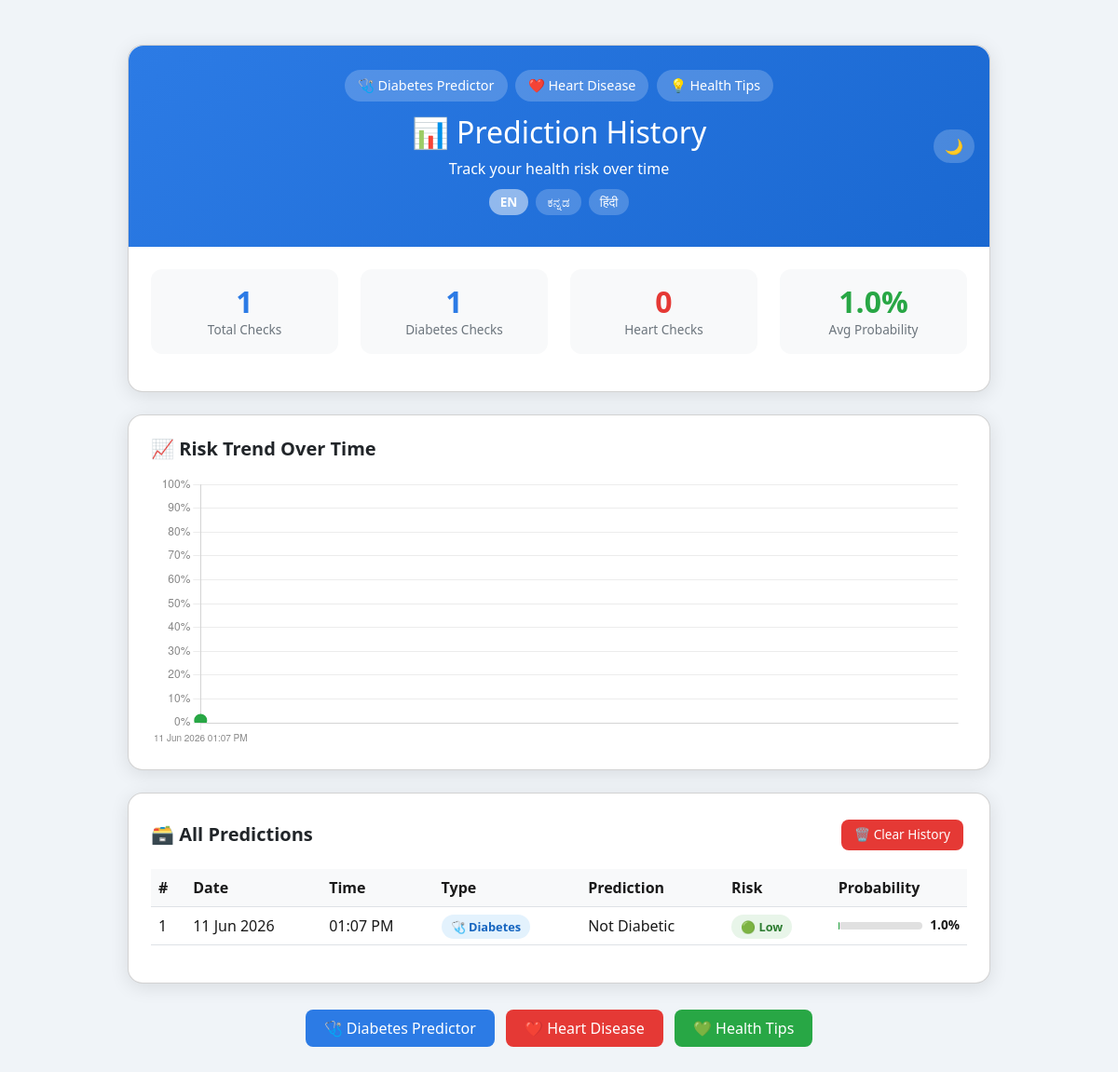
Before: /history with the older database file.
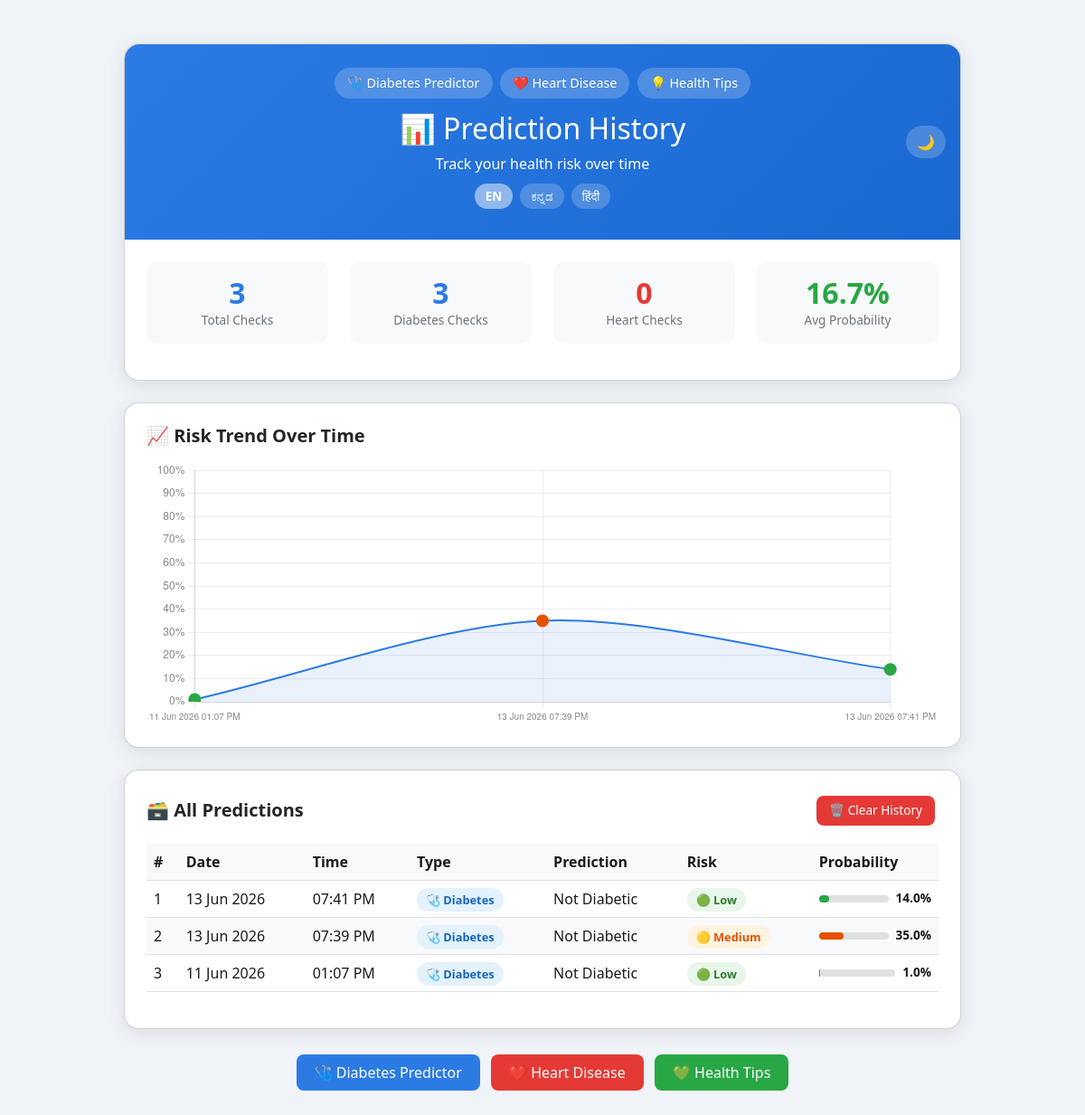
After: the same page with the newer database file.
### tables this page shows
CREATE TABLE predictions (
            id          INTEGER PRIMARY KEY AUTOINCREMENT,
            date        TEXT NOT NULL,
            time        TEXT NOT NULL,
            type        TEXT NOT NULL,
            risk        TEXT NOT NULL,
            probability REAL NOT NULL,
            prediction  TEXT NOT NULL,
            color       TEXT NOT NULL
        );

### app.py (the view)
@app.route('/history')
def history():
    predictions = get_all_predictions()
    stats       = get_stats()
    return render_template('history.html',
        predictions=predictions,
        stats=stats
    )

### templates/history.html (shortened to what this page needs)
<!DOCTYPE html>
<html lang="en">
<head>
    <link href="https://cdn.jsdelivr.net/npm/bootstrap@5.3.0/dist/css/bootstrap.min.css" rel="stylesheet">
</head>
<body>
<div class="container mt-5 mb-5">
    <div class="row justify-content-center">
        <div class="col-md-10">
            <div class="card">
                <div class="header">
                    <a href="/"      class="nav-link-btn">
                        🩺 <span data-i18n="nav_diabetes">Diabetes</span>
                    </a>
                    <a href="/heart" class="nav-link-btn">
                        ❤️ <span data-i18n="nav_heart">Heart</span>
                    </a>
                    <a href="/tips"  class="nav-link-btn">
                        💡 <span data-i18n="nav_tips">Tips</span>
                    </a>
                    <h2 style="margin-top:12px;">
                        📊 <span data-i18n="history_title">Prediction History</span>
                    </h2>
                    <p class="mb-2"
                       data-i18n="history_subtitle">
                    </p>
                    <div style="margin-bottom:8px;">
                        <button class="lang-btn" data-lang="en"
                                onclick="applyLanguage('en')"
                                style="background:rgba(255,255,255,0.2);
                                       border:none; color:white; padding:4px 12px;
                                       border-radius:20px; cursor:pointer;
                                       font-size:0.85rem; margin:2px;">
                            EN
                        </button>
                        <button class="lang-btn" data-lang="kn"
                                onclick="applyLanguage('kn')"
                                style="background:rgba(255,255,255,0.2);
                                       border:none; color:white; padding:4px 12px;
                                       border-radius:20px; cursor:pointer;
                                       font-size:0.85rem; margin:2px;">
                            ಕನ್ನಡ
                        </button>
                        <button class="lang-btn" data-lang="hi"
                                onclick="applyLanguage('hi')"
                                style="background:rgba(255,255,255,0.2);
                                       border:none; color:white; padding:4px 12px;
                                       border-radius:20px; cursor:pointer;
                                       font-size:0.85rem; margin:2px;">
                            हिंदी
                        </button>
                    </div>
                    <button class="dark-toggle" onclick="toggleDark()"
                            id="darkBtn">🌙</button>
                </div>
                <div class="card-body p-4">
                    <div class="row">
                        <div class="col-6 col-md-3">
                            <div class="stat-box">
                                <h3>{{ stats.total }}</h3>
                                <p data-i18n="total_checks">Total Checks</p>
                            </div>
                        </div>
                        <div class="col-6 col-md-3">
                            <div class="stat-box">
                                <h3 style="color:#2c7be5;">
                                    {{ stats.diabetes_count }}
                                </h3>
                                <p data-i18n="diabetes_checks">Diabetes Checks</p>
                            </div>
                        </div>
                        <div class="col-6 col-md-3">
                            <div class="stat-box">
                                <h3 style="color:#e53935;">
                                    {{ stats.heart_count }}
                                </h3>
                                <p data-i18n="heart_checks">Heart Checks</p>
                            </div>
                        </div>
                        <div class="col-6 col-md-3">
                            <div class="stat-box">
                                <h3 style="color:
                                    {% if stats.avg_prob < 30 %}#28a745
                                    {% elif stats.avg_prob < 60 %}#e65100
                                    {% else %}#c62828{% endif %};">
                                    {{ stats.avg_prob }}%
                                </h3>
                                <p data-i18n="avg_probability">Avg Probability</p>
                            </div>
                        </div>
                    </div>
                </div>
            </div>
            {% if predictions %}
            <div class="card">
                <div class="card-body p-4">
                    <h5 class="fw-bold mb-3">
                        📈 <span data-i18n="risk_trend">Risk Trend Over Time</span>
                    </h5>
                    <canvas id="trendChart" height="100"></canvas>
                </div>
            </div>
            <div class="card">
                <div class="card-body p-4">
                    <div class="d-flex justify-content-between align-items-center mb-3">
                        <h5 class="fw-bold mb-0">
                            🗃️ <span data-i18n="all_predictions">All Predictions</span>
                        </h5>
                        <form action="/clear-history" method="POST"
                              onsubmit="return confirm('Clear all history?')">
                            <button type="submit" class="btn-red"
                                    style="font-size:0.85rem; padding:6px 14px;">
                                🗑️ <span data-i18n="btn_clear_history">Clear History</span>
                            </button>
                        </form>
                    </div>
                    <div class="table-responsive">
                        <table class="table table-hover">
                            <thead>
                                <tr>
                                    <th>#</th>
                                    <th data-i18n="col_date">Date</th>
                                    <th data-i18n="col_time">Time</th>
                                    <th data-i18n="col_type">Type</th>
                                    <th data-i18n="col_prediction">Prediction</th>
                                    <th data-i18n="col_risk">Risk</th>
                                    <th data-i18n="col_probability">Probability</th>
                                </tr>
                            </thead>
                            <tbody>
                                {% for p in predictions %}
                                <tr>
                                    <td class="text-muted">{{ loop.index }}</td>
                                    <td>{{ p.date }}</td>
                                    <td>{{ p.time }}</td>
                                    <td>
                                        {% if p.type == 'Diabetes' %}
                                        <span class="badge-diabetes">
                                            🩺 Diabetes
                                        </span>
                                        {% else %}
                                        <span class="badge-heart">
                                            ❤️ Heart
                                        </span>
                                        {% endif %}
                                    </td>
                                    <td>{{ p.prediction }}</td>
                                    <td>
                                        {% if p.risk == 'Low' %}
                                        <span class="badge-low">🟢 Low</span>
                                        {% elif p.risk == 'Medium' %}
                                        <span class="badge-medium">
                                            🟡 Medium
                                        </span>
                                        {% else %}
                                        <span class="badge-high">🔴 High</span>
                                        {% endif %}
                                    </td>
                                    <td>
                                        <div style="display:flex;
                                                    align-items:center; gap:8px;">
                                            <div style="flex:1; background:#e0e0e0;
                                                        border-radius:10px; height:8px;">
                                                <div style="width:{{ p.probability }}%;
                                                    background:
                                                    {% if p.color == 'green' %}#28a745
                                                    {% elif p.color == 'orange' %}#e65100
                                                    {% else %}#c62828{% endif %};
                                                    height:8px; border-radius:10px;">
                                                </div>
                                            </div>
                                            <span style="font-weight:600;
                                                         font-size:0.85rem;">
                                                {{ p.probability }}%
                                            </span>
                                        </div>
                                    </td>
                                </tr>
                                {% endfor %}
                            </tbody>
                        </table>
                    </div>
                </div>
            </div>
            {% endif %}
            <div class="text-center mt-2">
                <a href="/"      class="btn-blue">
                    🩺 <span data-i18n="nav_diabetes">Diabetes Predictor</span>
                </a>
                <a href="/heart" class="btn-red">
                    ❤️ <span data-i18n="nav_heart">Heart Predictor</span>
                </a>
                <a href="/tips"  class="btn-green">
                    💚 <span data-i18n="nav_tips">Health Tips</span>
                </a>
            </div>
        </div>
    </div>
</div>
<script>
// ── Dark Mode ─────────────────────────────────────────────
function toggleDark() {
    document.body.classList.toggle('dark');
    const isDark = document.body.classList.contains('dark');
    localStorage.setItem('darkMode', isDark);
    document.getElementById('darkBtn').textContent = isDark ? '☀️' : '🌙';
}
window.addEventListener('DOMContentLoaded', () => {
    if (localStorage.getItem('darkMode') === 'true') {
        document.body.classList.add('dark');
        document.getElementById('darkBtn').textContent = '☀️';
    }
    initLanguage();
});
// ── Trend Chart ───────────────────────────────────────────
{% if predictions %}
const rawData = [
    {% for p in predictions|reverse %}
    {
        label: "{{ p.date }} {{ p.time }}",
        prob:  {{ p.probability }},
        type:  "{{ p.type }}",
        color: "{{ p.color }}"
    },
    {% endfor %}
];
const chartColors = rawData.map(d =>
    d.color === 'green'  ? '#28a745' :
    d.color === 'orange' ? '#e65100' : '#c62828'
);
const ctx = document.getElementById('trendChart').getContext('2d');
new Chart(ctx, {
    type: 'line',
    data: {
        labels: rawData.map(d => d.label),
        datasets: [{
            label: 'Risk Probability (%)',
            data:  rawData.map(d => d.prob),
            borderColor: '#2c7be5',
            backgroundColor: 'rgba(44,123,229,0.1)',
            borderWidth: 2,
            pointBackgroundColor: chartColors,
            pointBorderColor:     chartColors,
            pointRadius: 6,
            pointHoverRadius: 8,
            tension: 0.3,
            fill: true,
        }]
    },
    options: {
        responsive: true,
        plugins: {
            legend: { display: false },
            tooltip: {
                callbacks: {
                    label: ctx => {
                        const d = rawData[ctx.dataIndex];
                        return `${d.type}: ${d.prob}% probability`;
                    }
                }
            }
        },
        scales: {
            y: {
                min: 0, max: 100,
                ticks: {
                    callback: val => val + '%',
                    color: '#888'
                },
                grid: { color: 'rgba(128,128,128,0.15)' }
            },
            x: {
                ticks: {
                    color: '#888',
                    maxRotation: 45,
                    font: { size: 10 }
                },
                grid: { color: 'rgba(128,128,128,0.15)' }
            }
        }
    }
});
{% endif %}
</script>
</body>
</html>

Changed rows visible on the page:
added predictions: date "13 Jun 2026", time "07:41 PM", type "🩺 Diabetes", prediction "Not Diabetic", risk "🟢 Low", probability "14.0"
added predictions: date "13 Jun 2026", time "07:39 PM", type "🩺 Diabetes", prediction "Not Diabetic", risk "🟡 Medium", probability "35.0"
Other visible differences:
{{ stats.total }}: "1" → "3"
{{ stats.diabetes_count }}: "1" → "3"
{{ stats.avg_prob }}: "1.0" → "16.7"
chart data {{ p.date }}: 11 Jun 2026 → 11 Jun 2026, 13 Jun 2026, 13 Jun 2026
chart data {{ p.probability }}: 1.0 → 1.0, 35.0, 14.0
chart data {{ p.type }}: Diabetes → Diabetes, Diabetes, Diabetes
